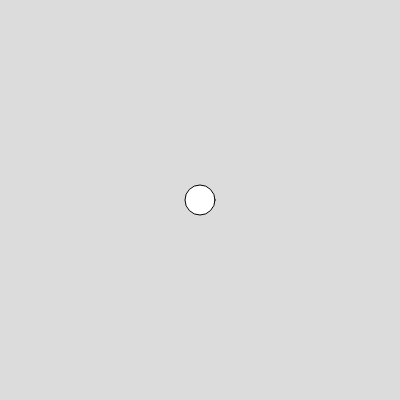
Frame 1 (no input)
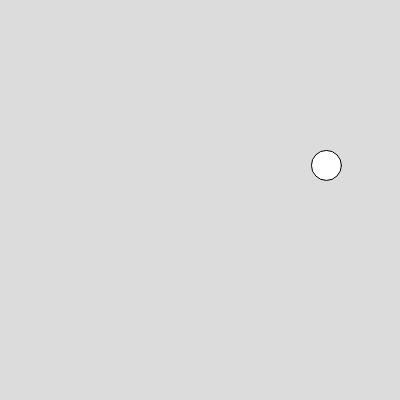
Frame 60 (no input)
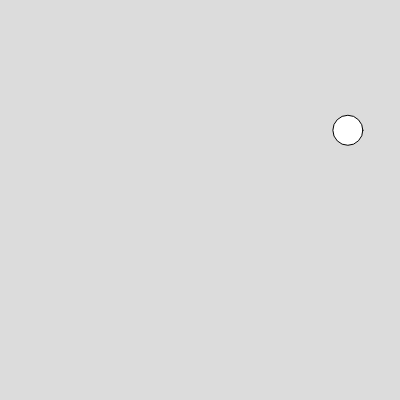
Frame 120 (the mouse pressed at the canvas centre since frame 60)

The p5.js sketch that drew these frames (run headless with seeded random() and noise() and a simulated clock; from frame 60 on, the mouse is pressed at the canvas centre):

// p5.js sketch
// ── sketch.js
// x position, x speed
let xp, xs;
// y position, y speed
let yp, ys;

function setup() {
  createCanvas(400, 400);
  xp = width / 2;
  xs = random(-5,5);
  yp = height / 2;
  ys = random(-1,1);
}

function draw() {
  background(220);
  
  circle(xp, yp, 30);
  
  xp += xs;
  yp += ys;
  
  if (xp < 0 || xp > width) {
    xs *= -1;
  }
  if (yp < 0 || yp > height) {
    ys *= -1;
  }
}
